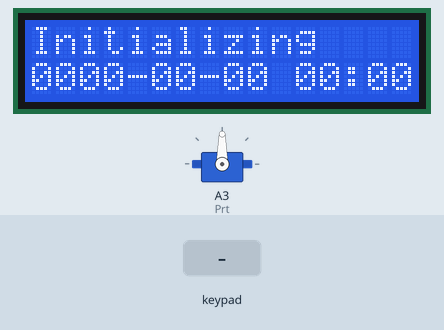
A sketch run on a simulated Arduino Uno, built with avr-gcc and run on an emulated ATmega328P. On the bench: 16×2 character LCD, servo. The inputs (shaded band) are chosen by the test bench.

Above: at 1.6 s.
At 6.9 s:
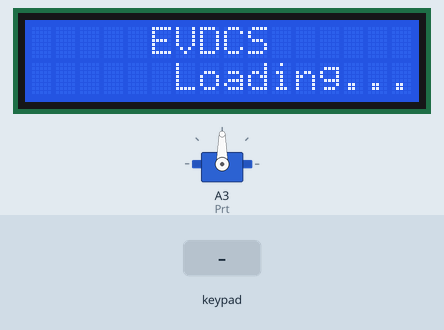
8.5 s: key 'E' pressed
At 9.3 s:
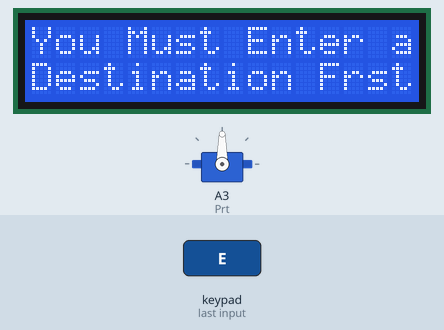
At 11.7 s:
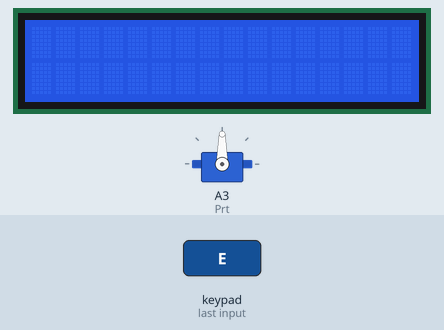
Timing chart, 0 to 13.2 s (numbered marks = the images above; inputs shaded):
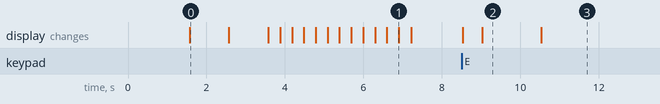

The sketch:

HardwareArduinoFirmware.ino
```cpp
#include <Wire.h>  //Servo Motor Library
#include <Servo.h>  //Servo Motor Library
#include <Keypad.h> // keypad library
#include <ArduinoJson.h> // Arduino Json Library
#include <LiquidCrystal.h> // LCD library
#include <SoftwareSerial.h> // serial software library for interfacing GSM and ESP Module

#define Erx A5
#define Etx A4
#define Prt A3    //Printer
#define Pon A2    //Printer Led

const byte ROWS = 4;
const byte COLS = 4;
char hexaKeys[ROWS][COLS] = {
    {'1','2','3','E'},
    {'4','5','6','C'},
    {'7','8','9','X'},
    {'*','0','#','D'}
};

  // strings and variables
byte rowPins[ROWS] = {A0, A1, 2, 3}; //connect to the row pinouts of the keypad
byte colPins[COLS] = {4, 5, 6, 7}; //connect to the column pinouts of the keypad

  // strings and variables
int counter, total_destination_no = 9;
String machineID = "0001";
String destinations [20]= {"dest_1", "dest_2", "dest_3",
                           "dest_4", "dest_5", "dest_6",
                           "dest_7", "dest_8", "dest_9"};

// initialize the library with the numbers of the interface pins
Servo Printer;
SoftwareSerial ESPSerial(Erx, Etx); // RX, TX
LiquidCrystal lcd(8, 9, 10, 11, 12, 13);// connect rs,en,d4,d5,d6,d7 respectevely
Keypad keypad = Keypad( makeKeymap(hexaKeys), rowPins, colPins, ROWS, COLS );

void setup() {

    // put your setup code here, to run once:
    lcd.begin(16,2); // init LCD
    Printer.attach(Prt);  //init Servo
    Serial.begin(9600); // init serial for GSM
    ESPSerial.begin(9600); // init serial for ESP8266 WIFI MODULE
    counter = 0;
    displayHomescreen();
    lcd.clear();
}

void loop() {

    int ch = getInput();
    if(checkInput(ch)){
        printing(ch);
        sendToESP(ch);
    }
    delay(1000);
    lcd.clear();
}
```

WIFI.ino
```cpp
void sendToESP(int ch){
      DynamicJsonDocument jDoc(128);
      boolean assign = false;

      if(counter == 12){
          assign = true;
          counter = 0;
      }
      else
          counter++;

      jDoc["machineID"] = machineID;
      jDoc["destination"] = destinations[ch-1];
      jDoc["reg_date"] = Serial.readString();
      jDoc["assign"] = assign;
      serializeJson(jDoc,ESPSerial);
      jDoc.clear();
      delay(500);
      success_status();
      delay(500);
}
```

common.ino
```cpp
void displayHomescreen(){

    String str[4] = {"   ", ".  ", ".. ", "..."};
    lcd.print("Initializing");
    digitalWrite(Pon, HIGH);
    delay(500);
    lcd.setCursor(0,1);
    displayCurrentTime();
    delay(1000);
    digitalWrite(Pon, LOW);
    lcd.clear();
    lcd.setCursor(5,0);
    lcd.println("EVDCS");
    lcd.setCursor(0,1);
    lcd.println("Welcome To EVDC ");
    delay(1000);
    for(int i=0;i<12;i++){

        lcd.setCursor(0,1);
        lcd.print("      Loading");
        lcd.print(str[i%4]);
        delay(300);
    }
}

int getInput(){

    String input = "";
    char key;
    int z = 0, i = 3;

    while((key = keypad.getKey()) != 'E'){
        if((key == 'X') || (z == 0)){
            z = 0;
            input = "";
        }
        if(key == 'C'){
            z /= 10;
            input = String(z);
        }
        if (isDigit(key)) {
            input += (char)key;
            z = input.toInt();
        }
        lcd.clear();
        lcd.setCursor(0,0);
        lcd.println(" Choose Destination");
        lcd.setCursor(0,1);
        lcd.print("Input: ");
        lcd.println(input);
        lcd.clear();
        delay(10);
    }
    return z;
}
boolean checkInput(int ch){

    lcd.clear();
    lcd.setCursor(0,0);
    lcd.print("You have choosen");

    if((ch > 0)&&(ch <=total_destination_no))
        return true;
    else if(ch > total_destination_no){
        lcd.setCursor(0,1);
        lcd.println("Invalid Choice  ");
        delay(500);
        return false;
    }
    lcd.setCursor(0,1);
    lcd.println(" Invalid Input!!");
    delay(500);
    lcd.setCursor(0,0);
    lcd.println("You Must Enter a");
    lcd.setCursor(0,1);
    lcd.println("Destination Frst");
    delay(500);
    return false;
}

void printing(int ch){
    String msgToVirtual = "";
    lcd.setCursor(0,1);
    lcd.println(destinations[ch-1]);
    delay(500);

    printer();
    lcd.setCursor(0,0);
    lcd.println("Thank you!! Have");
    lcd.setCursor(0,1);
    lcd.println(" A Safe Journey ");
    msgToVirtual = "  " + machineID + "            " + destinations[ch-1];
    Serial.print(msgToVirtual);
    delay(500);
}

void printer(){

    String str[4] = {"   ", ".  ", ".. ", "..."};
    lcd.clear();
    lcd.setCursor(0,0);
    lcd.println("Queue No Printer");
    delay(300);

    for (int pos = -60; pos <= 60; pos += 20) {
        Printer.write(abs(pos));
        lcd.setCursor(0,1);
        lcd.print("     Printing");
        lcd.print(str[abs(pos)/20]);
        digitalWrite(Pon, HIGH);
        delay(300);
        digitalWrite(Pon, LOW);
        delay(300);
    }
}

void destination_list(int i){

    lcd.setCursor(0,0);
    lcd.println(" Choose Destination");
    lcd.setCursor(0,0);
    destination_display(i-1);
    lcd.setCursor(0,1);
    destination_display(i-2);
    delay(200);
}

void displayCurrentTime(){
    String currentTime = Serial.readString();
    if(currentTime.length()>0){
        char Date[10], Time[9];
        for(int i = 2; i < 10; i++)
            Date[i] = currentTime[i];
        for(int i = 0; i < 8; i++)
            Time[i] = currentTime[i+11];
        return String(Date) + "  " + String(Time);
    }
    else
        lcd.print("0000-00-00 00:00:00");
}

void destination_display(int x){

    lcd.print(" [");
    lcd.print(x);
    lcd.print("] ");
    lcd.println(destinations[x-1]);
}

void success_status(){
    lcd.clear();
    lcd.setCursor(5,0);
    lcd.print("Status");
    lcd.setCursor(0,1);
    lcd.print(" Sent to Server ");
}
```

Measured:
- after the input at 8.5 s, the display: first changes at once (image 2 shows a later state)
- what the display in image 0 shows lasts 1.0 s, from 1.6 s to 2.6 s
- what the display in image 2 shows lasts 1.5 s, from 9.0 s to 10.5 s
